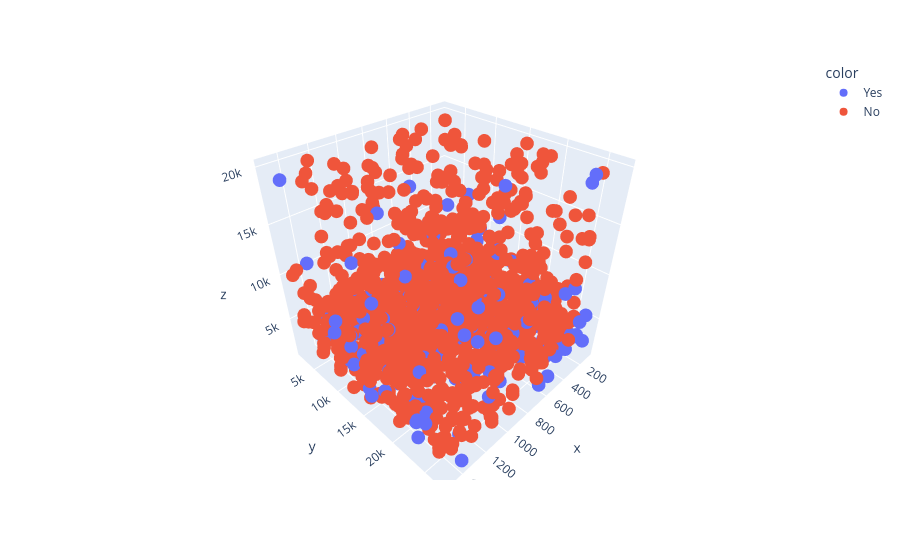

The notebook cell this image was saved under:
### Code cell
px.scatter_3d(x=df['DailyRate'],y=df['MonthlyRate'],z=df['MonthlyIncome'],color=df['Attrition'])

### Figure 1 — Plotly figure (JSON) as saved in the notebook; plotly's stock layout.template omitted (floating-point values rounded to 4 significant figures; data arrays with more than 128 entries replaced by an {"elided": "..."} marker saying what was removed)
{"data": [{"hovertemplate": "color=Yes<br>x=%{x}<br>y=%{y}<br>z=%{z}<extra></extra>", "legendgroup": "Yes", "marker": {"color": "#636efa", "symbol": "circle"}, "mode": "markers", "name": "Yes", "scene": "scene", "showlegend": true, "type": "scatter3d", "x": {"elided": "237 int values"}, "y": {"elided": "237 int values"}, "z": {"elided": "237 int values"}}, {"hovertemplate": "color=No<br>x=%{x}<br>y=%{y}<br>z=%{z}<extra></extra>", "legendgroup": "No", "marker": {"color": "#EF553B", "symbol": "circle"}, "mode": "markers", "name": "No", "scene": "scene", "showlegend": true, "type": "scatter3d", "x": {"elided": "1233 int values"}, "y": {"elided": "1233 int values"}, "z": {"elided": "1233 int values"}}], "layout": {"legend": {"title": {"text": "color"}, "tracegroupgap": 0}, "margin": {"t": 60}, "scene": {"domain": {"x": [0, 1], "y": [0, 1]}, "xaxis": {"title": {"text": "x"}}, "yaxis": {"title": {"text": "y"}}, "zaxis": {"title": {"text": "z"}}}}}
